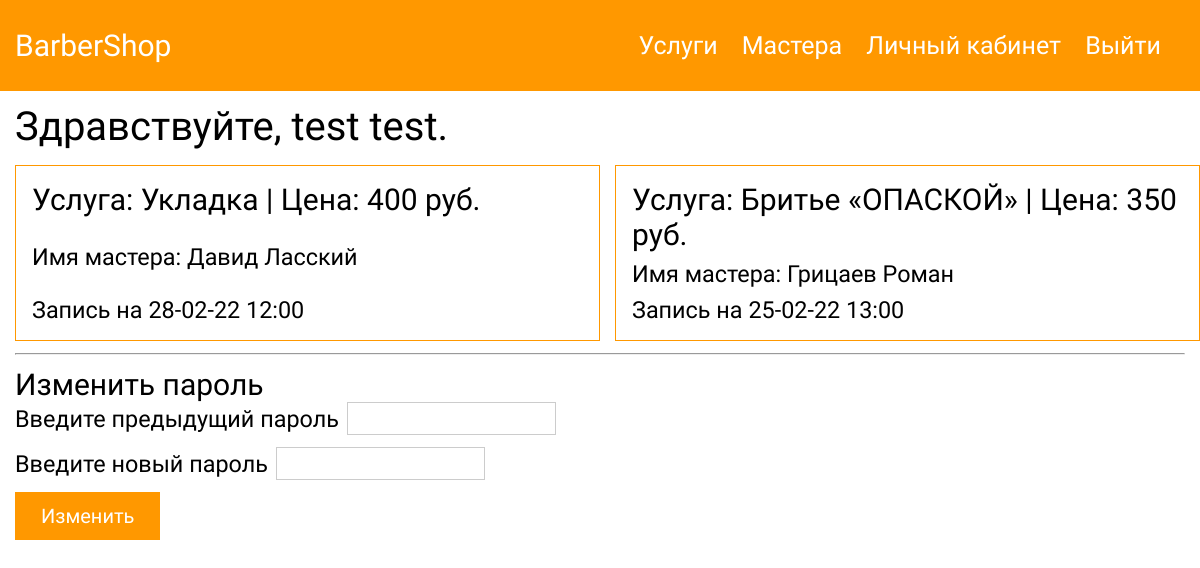
The app's page /php/pages/userCabinet.php (signed in), older data.
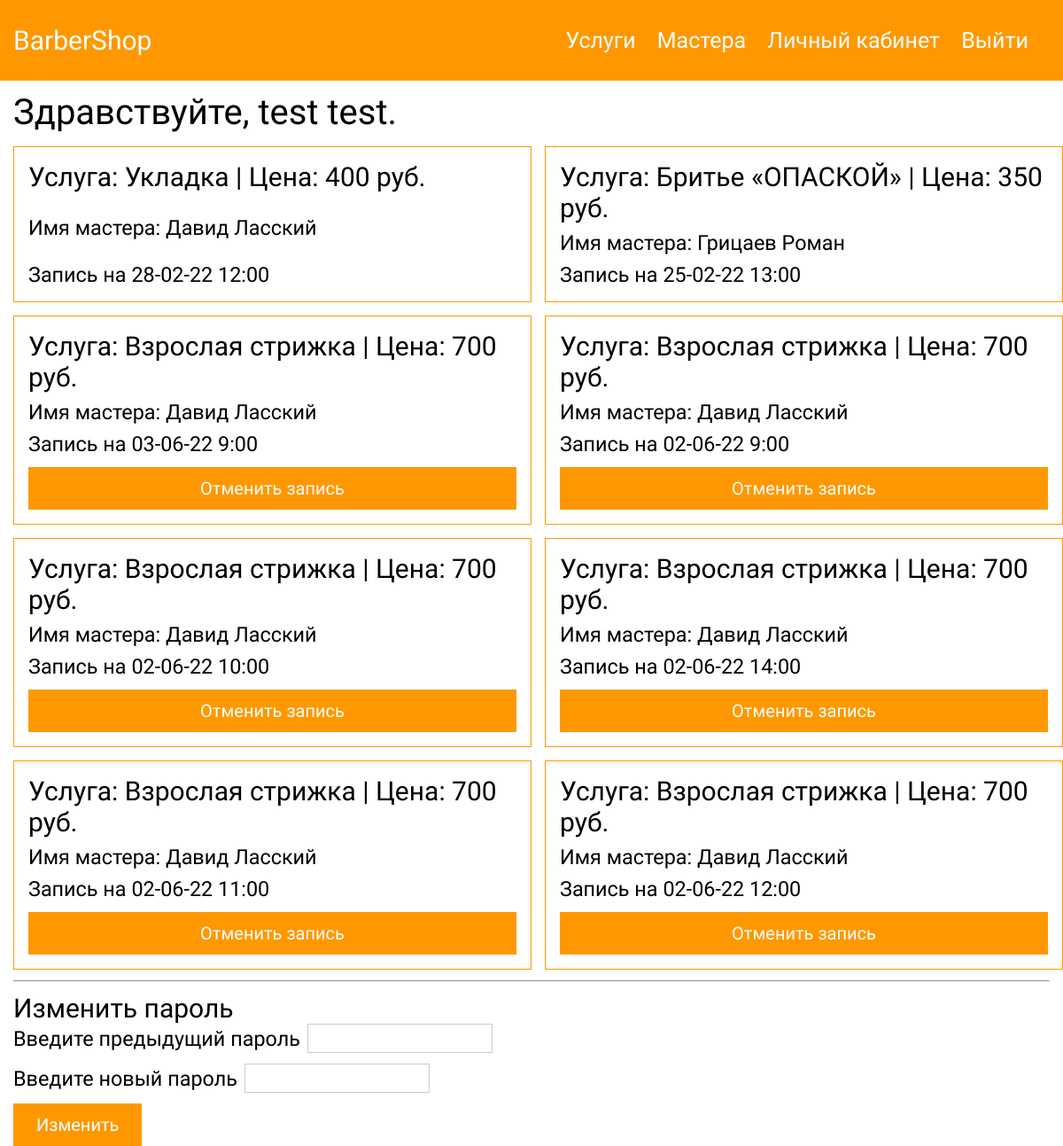
The same page, newer data.
### tables this page shows
CREATE TABLE `users` (
  `id` int(11) NOT NULL,
  `name` varchar(256) NOT NULL,
  `surname` varchar(256) NOT NULL,
  `login` varchar(256) NOT NULL,
  `password` text NOT NULL,
  `email` varchar(256) NOT NULL,
  `role` text NOT NULL DEFAULT 'user'
);

CREATE TABLE `orders` (
  `id` int(11) NOT NULL,
  `master_id` int(11) NOT NULL,
  `service_id` int(11) NOT NULL,
  `date` text NOT NULL,
  `time` text NOT NULL,
  `user_id` int(11) NOT NULL,
  `confirmed` text NOT NULL DEFAULT 'false'
);

CREATE TABLE `service` (
  `id` int(11) NOT NULL,
  `title` varchar(256) NOT NULL,
  `description` text NOT NULL,
  `img` text NOT NULL,
  `price` int(11) NOT NULL
);

CREATE TABLE `barbers` (
  `id` int(11) NOT NULL,
  `name` varchar(256) NOT NULL,
  `expierence` varchar(256) NOT NULL,
  `barber_login` varchar(256) NOT NULL
);

### php/pages/userCabinet.php (the view, shortened to what this page needs)
<?php require_once('../scripts/db.php'); ?>
<?php require_once('../header.php'); ?>
<link rel="stylesheet" href="/css/global.css">
<link rel="stylesheet" href="/css/header.css">
<link rel="stylesheet" href="/css/card.css">
<link rel="stylesheet" href="/css/login.css">
<link rel="stylesheet" href="/css/personal_cabinet.css">
<div class="container">
    <h1 class="mt-12">Здравствуйте, <?php
                                    $sql = "SELECT `name`, `surname` FROM `users` WHERE `id` = :i";
                                    $query = $connect->prepare($sql);
                                    $query->execute(["i" => $_SESSION['id']]);
                                    $result = $query->fetch(PDO::FETCH_ASSOC);
                                    echo $result['name'] . ' ' . $result['surname'] . '.'
                                    ?></h1>
    <?php
    $sql = "SELECT b.id, b.name, s.title, s.price, o.date, o.time, o.confirmed FROM orders o INNER JOIN barbers b ON o.master_id = b.id INNER JOIN service s ON s.id = o.service_id WHERE o.user_id = :i";
    $query = $connect->prepare($sql);
    $query->execute(['i' => $_SESSION['id']]);
    $result = $query->fetchAll(PDO::FETCH_ASSOC);
    echo '<div class="card__container">';
    foreach ($result as $key => $value) {
        echo
        '
                <form class="card">
                    <input class="user" type="hidden" value="' . $_SESSION['id'] . '">
                    <h2>Услуга: ' . $result[$key]["title"] . ' | Цена: ' . $result[$key]["price"] . ' руб.</h2>
                    <h3 class="mt-8 master" value="' . $result[$key]["id"] . '">Имя мастера: ' . $result[$key]["name"] . '</h3 >
                    <h3 class="mt-8 date" value="' . $result[$key]["date"] . '">Запись на ' . $result[$key]["date"] . ' ' . '<span class="time" value="' . $result[$key]["time"] . '">' . $result[$key]["time"] . '</span></h3>';
        if ($result[$key]["confirmed"] == 'false') {
            echo '<button class="btn-reset btn-primary deleteOrderBtn">Отменить запись</button>';
        }
        echo '</form>
            ';
    }
    echo '</div>';
    ?>
</div>
<div class="container">
    <hr class="mt-12">
    <h2 class="mt-12">Изменить пароль</h2>
    <form id="changePassForm" class="mt-18">
        <div class="flex ai-center">
            <h3 class="mr-8">Введите предыдущий пароль</h3>
            <input class="form__input" type="password" id="last_pass">
        </div>
        <div class="flex ai-center mt-12">
            <h3 class="mr-8">Введите новый пароль</h3>
            <input class="form__input" type="password" id="new_pass">
        </div>
        <button type="submit" class="btn-reset btn-primary">Изменить</button>
    </form>
</div>

### php/header.php (shortened to what this page needs)
<header class="bg-primary">
    <div class="container header__container">
        <div class="flex jc-between ai-center py-8">
            <h2><a href="/" class="logo">BarberShop</a></h2>
            <nav class="nav">
                <ul class="nav__list flex">
                    <li class="nav__item"><a href="/php/pages/service.php" class="nav__link">Услуги</a></li>
                    <?php
                        if ($_SESSION['role'] !== 'barber') {
                            echo '<li class="nav__item"><a href="/php/pages/barbers.php" class="nav__link">Мастера</a></li>';
                        }
                        if (isset($_SESSION['id'])) {
                            if ($_SESSION['role'] == 'user') {
                                echo '<li class="nav__item"><a href="/php/pages/userCabinet.php" class="nav__link">Личный кабинет</a></li>';
                            } elseif ($_SESSION['role'] == 'barber') {
                                echo '<li class="nav__item"><a href="/php/pages/barberCabinet.php" class="nav__link">Личный кабинет барбера</a></li>';
                            } elseif ($_SESSION['role'] == 'admin') {
                                echo '<li class="nav__item"><a href="/php/pages/admin.php" class="nav__link">Панель администратора</a></li>';
                                echo '<li class="nav__item"><a href="/php/pages/allOrders.php" class="nav__link">Все записи</a></li>';
                            }
                            echo '<li class="nav__item"><a href="/php/scripts/logout.php" id="logoutBtn" class="nav__link">Выйти</a></li>';
                        } else {
                            echo '<li class="nav__item"><a href="/php/pages/login.php" class="nav__link">Войти</a></li>';
                        }
                    ?>
                </ul>
            </nav>
        </div>
    </div>
</header>

### css/global.css (style rules this page uses)
* { margin: 0; padding: 0; font-family: "Roboto", sans-serif; }
.container { max-width: 1410px; padding: 0px 15px; margin: 0 auto; }
.flex { display: flex; }
.jc-between { justify-content: space-between; }
.ai-center { align-items: center; }
.py-8 { padding-top: 8px; padding-bottom: 8px; }
.mt-12 { margin-top: 12px; }
.mt-8 { margin-top: 8px; }
.mr-8 { margin-right: 8px; }
a { text-decoration: none; color: rgb(7, 6, 6); }
.bg-primary { background-color: var(--main-color); }
.btn-reset { padding: 12px 26px; cursor: pointer; outline: none; border: none; font-size: 2rem; }
.btn-primary { margin-top: 12px; background-color: var(--main-color); color: white; }

### css/header.css (style rules this page uses)
.header__container { padding-top: 20px; padding-bottom: 20px; }
.nav__link { font-size: 2.5rem; color: white !important; }
.nav__item:not(:last-child) { margin-right: 24px; }
.nav__list { list-style-type: none; }
header .logo { cursor: pointer; color: white !important; }

### css/card.css (style rules this page uses)
.card__container { padding-top: 15px; display: grid; grid-template-columns: 50% 50%; gap: 15px; }
.card { padding: 16px; border: 1px solid var(--main-color); display: flex; flex-direction: column; justify-content: space-between; }

### css/login.css (style rules this page uses)
.form__input { padding: 8px; border: 1px solid #ccc; }

Row changes from the older to the newer data that the page shows:
added orders: service.title "Взрослая стрижка", service.price "700", master.name "Давид Ласский", date "03-06-22", time "9:00", confirmed "Отменить запись"
added orders: service.title "Взрослая стрижка", service.price "700", master.name "Давид Ласский", date "02-06-22", time "9:00", confirmed "Отменить запись"
added orders: service.title "Взрослая стрижка", service.price "700", master.name "Давид Ласский", date "02-06-22", time "10:00", confirmed "Отменить запись"
added orders: service.title "Взрослая стрижка", service.price "700", master.name "Давид Ласский", date "02-06-22", time "14:00", confirmed "Отменить запись"
added orders: service.title "Взрослая стрижка", service.price "700", master.name "Давид Ласский", date "02-06-22", time "11:00", confirmed "Отменить запись"
added orders: service.title "Взрослая стрижка", service.price "700", master.name "Давид Ласский", date "02-06-22", time "12:00", confirmed "Отменить запись"
